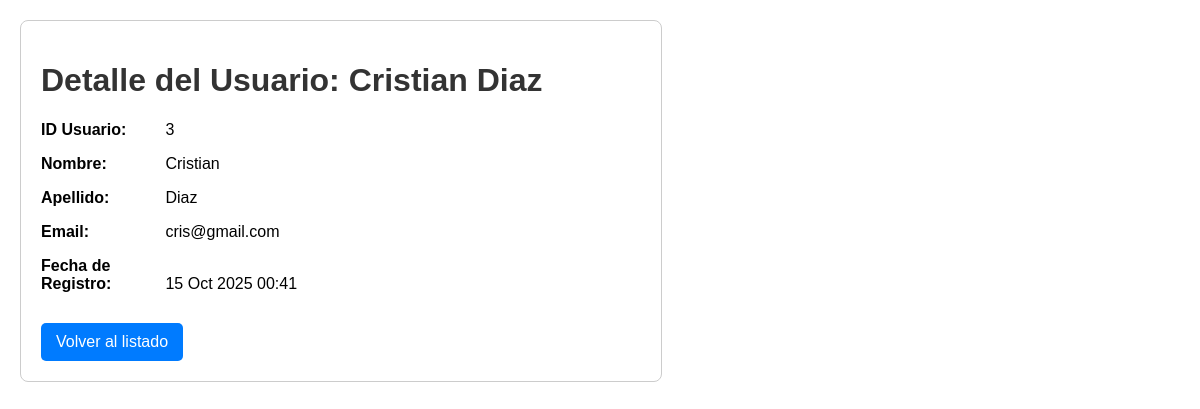
Screenshot of /3/ with the database file from the repository.
### app_usuario/models.py (models this page shows, shortened)
class Usuario(models.Model):
    id_usuario = models.AutoField(primary_key=True)
    nombre = models.CharField(max_length=100)
    apellido = models.CharField(max_length=100)
    email = models.EmailField(unique=True)
    contrasena = models.CharField(max_length=128)
    fecha_registro = models.DateTimeField(auto_now_add=True)

### app_usuario/views.py (the view)
# urls.py: path('<int:id_usuario>/', views.detalle_usuario, name='detalle_usuario'),
def detalle_usuario(request, id_usuario):
    usuario = get_object_or_404(Usuario, id_usuario=id_usuario)
    return render(request, 'detalle_usuario.html', {'usuario': usuario})

### app_usuario/templates/detalle_usuario.html (shortened to what this page needs)
<!DOCTYPE html>
<html lang="es">
<head>
</head>
<body>
    <div class="container">
        <h1>Detalle del Usuario: {{ usuario.nombre }} {{ usuario.apellido }}</h1>
        <p><strong>ID Usuario:</strong> {{ usuario.id_usuario }}</p>
        <p><strong>Nombre:</strong> {{ usuario.nombre }}</p>
        <p><strong>Apellido:</strong> {{ usuario.apellido }}</p>
        <p><strong>Email:</strong> {{ usuario.email }}</p>
        <p><strong>Fecha de Registro:</strong> {{ usuario.fecha_registro|date:"d M Y H:i" }}</p>
        <a href="{% url 'listar_usuarios' %}" class="btn">Volver al listado</a>
    </div>
</body>
</html>

### app_usuario/templates/detalle_usuario.html (style rules this page uses)
body { font-family: Arial, sans-serif; margin: 20px; }
.container { max-width: 600px; margin-top: 20px; border: 1px solid #ccc; padding: 20px; border-radius: 8px; }
h1 { color: #333; }
p { margin-bottom: 10px; }
strong { display: inline-block; width: 120px; }
.btn { display: inline-block; margin-top: 20px; padding: 10px 15px; background-color: #007BFF; color: white; text-decoration: none; border-radius: 5px; }

### rows the page displays
Usuario: nombre "Cristian", apellido "Diaz", id_usuario "3", email "cris@gmail.com", fecha_registro "15 Oct 2025 00:41"
